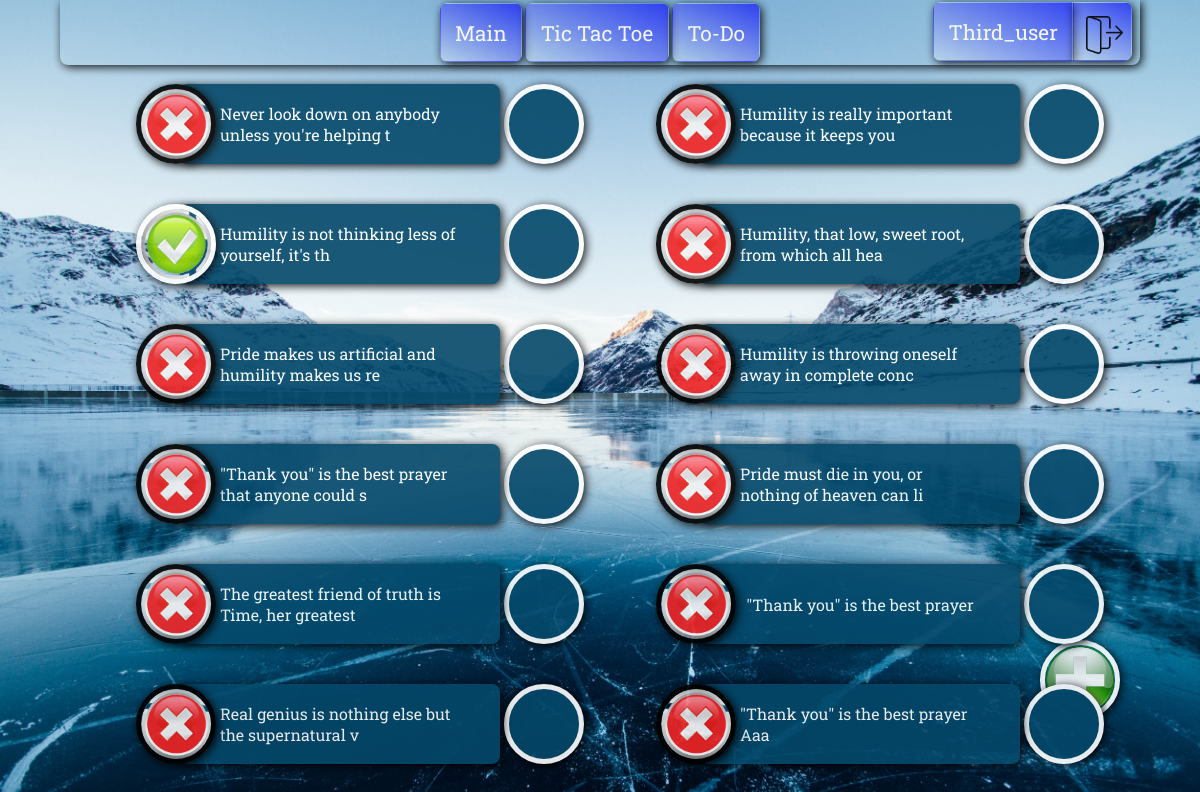
The page /to_do_list/ (signed in) on the database as committed earlier.
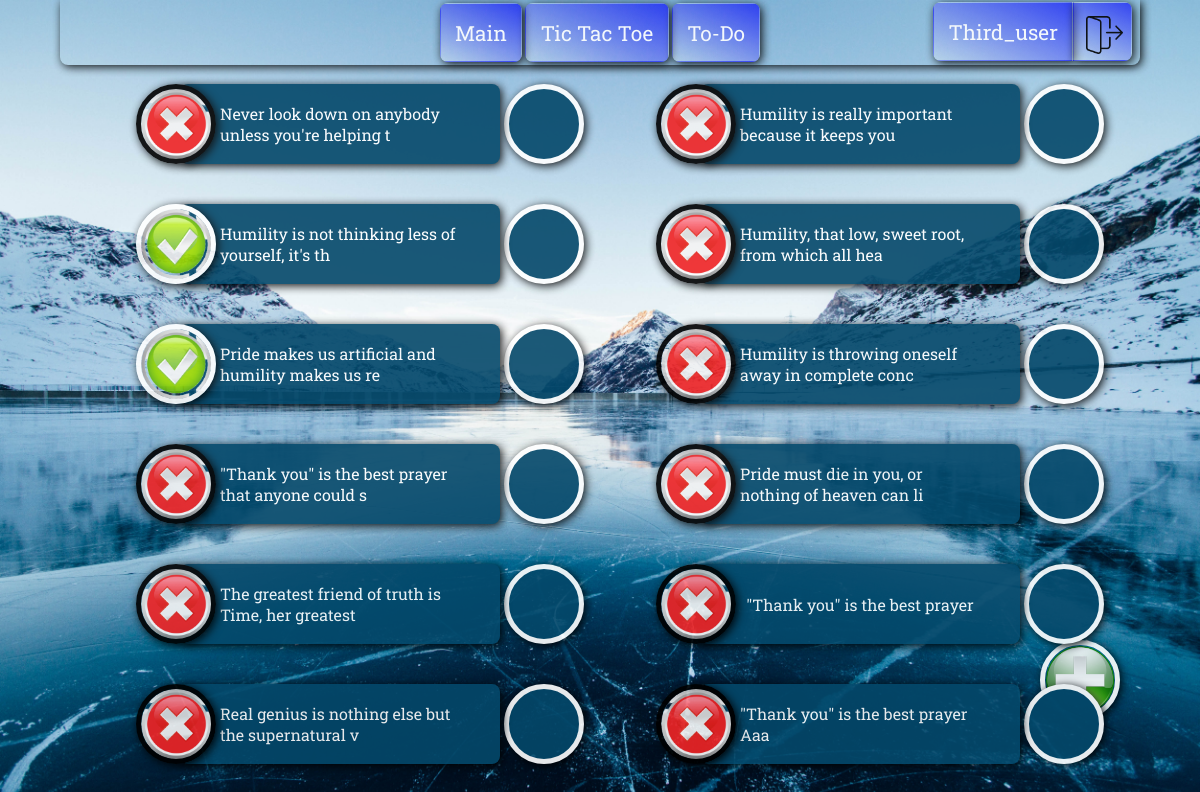
The same page on the database as committed later.
### some_app/models.py (models this page shows, shortened)
class ToDoList(Model):
    user_id = ForeignKey(User, on_delete=CASCADE)
    to_do_message = CharField(max_length=20)
    done_or_not = ForeignKey(DoneOrNot, on_delete=CASCADE, default=1)

### some_app/views.py (the view)
# urls.py: path('to_do_list/', to_do_list, name='To-Do-List'),
@login_required(login_url="login_page")
def to_do_list(request):
    to_do_user = request.user.id
    to_do_list = ToDoList.objects.filter(user_id=to_do_user)
    done_or_not = DoneOrNot.objects.all()
    task_done = DoneOrNot.objects.get(id=2)
    task_not_done = DoneOrNot.objects.get(id=1)
    user_instance = User.objects.get(id=to_do_user)
    context = {"to_do_list" : to_do_list, "done_or_not": done_or_not}
    if request.method == "POST":
        if "id_to_delete" in request.POST.dict():
            id_to_delete = request.POST.dict()["id_to_delete"]
            ToDoList.objects.filter(id=id_to_delete).delete()
            return render(request, "some_app/to_do_list.html", context)
        elif "done_or_not" in request.POST.dict():
            datastream = request.POST.dict()["done_or_not"]
            current_value = ToDoList.objects.get(id=datastream)
            if current_value.done_or_not == task_done:
                ToDoList.objects.filter(id=datastream).update(done_or_not=task_not_done)
                print(f"Task {datastream}, ({current_value.to_do_message}) updated to Not Done!")
            elif current_value.done_or_not == task_not_done:
                ToDoList.objects.filter(id=datastream).update(done_or_not=task_done)
                print(f"Task {datastream}, ({current_value.to_do_message}) updated to Done!")
            return render(request, "some_app/to_do_list.html", context)
        elif "add-todo" in request.POST.dict():
            content = request.POST.dict()["content"]
            try:
                db_connection = ToDoList(user_id=user_instance, to_do_message=content, done_or_not=task_not_done)
            except ValidationError as e:
                print("Raised error", e.message)
                error = {"ToDo-Error": e}
                context.update(error)
            print("Saving Instance")
            db_connection.save()
            return render(request, "some_app/to_do_list.html", context)
        else:
            return render(request, "some_app/to_do_list.html", context)
    else:
        return render(request, "some_app/to_do_list.html", context)

### some_app/models.py (called while the page is built)
    def __str__(self):
        return self.done_or_not

### some_app/templates/some_app/to_do_list.html (shortened to what this page needs)
{% extends "some_app/base_template.html" %}
{% load static %}
    {% block content %}
    <div class="todo-container">
    {% for todo in to_do_list %}
    <div class="todo-button">
            <form id="todoForm" action="" method="post" enctype="multipart/form-data">
            <label for={{todo.id}}>
            {% if todo.done_or_not == done_or_not.1 %}
            <span class="move-button task-done"></span>
            {% elif todo.done_or_not == done_or_not.0 %}
            <span class="move-button task-notDone"></span>
            {% endif %}
            </label>
            </form>
        <span class="todo-container__item">{{ todo.to_do_message }}</span>
        <span class="todo-container__delete">
            <form action="" method="post">
            <input type="image" class="todo-container__delete__img" alt="Delete" src="{% static 'some_app/images/delete.jpg' %}">
            </form>
        </span>
    </div>
    {% endfor %}
</div>
<div class="todo-add-activator"></div>
    {% endblock %}

Rows that differ between the two databases and show on the page:
changed ToDoList "Pride makes us artificial and humility makes us re": done_or_not_id: picture added; done_or_not_id: picture removed
